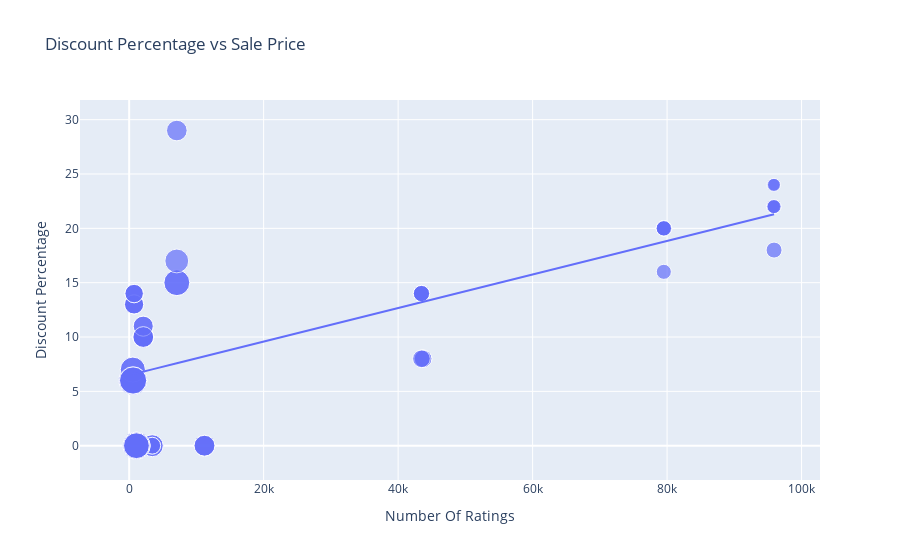

Notebook code for this chart:
### Code cell
figure = px.scatter(data_frame = data, x = 'Number Of Ratings', y = 'Discount Percentage' , size = 'Sale Price', trendline = 'ols', title = 'Discount Percentage vs Sale Price')
print(figure.show())

### Figure 1 — Plotly figure (JSON) as saved in the notebook; plotly's stock layout.template omitted (floating-point values rounded to 4 significant figures)
{"data": [{"hovertemplate": "Number Of Ratings=%{x}<br>Discount Percentage=%{y}<br>Sale Price=%{marker.size}<extra></extra>", "legendgroup": "", "marker": {"color": "#636efa", "size": [49900, 84900, 84900, 77000, 77000, 49900, 49900, 77000, 89900, 41999, 39999, 41999, 41999, 41999, 131900, 117100, 131900, 117100, 74999, 117900, 117100, 117900, 99900, 44999, 140900, 130900, 64900, 120900, 59900, 75900, 110900, 130900, 120900, 64900, 64900, 75900, 75900, 120900, 59900, 120900, 75900, 140900, 70900, 70900, 75900, 59900, 110900, 120900, 130900, 130900, 54999, 54999, 29999, 34999, 34999, 34999, 54999, 29999, 46999, 46999, 46999, 46999], "sizemode": "area", "sizeref": 352.2, "symbol": "circle"}, "mode": "markers", "name": "", "orientation": "v", "showlegend": false, "type": "scatter", "x": [3431, 3431, 3431, 11202, 11202, 3431, 3431, 11202, 1454, 79512, 79512, 79582, 79512, 79512, 1078, 1078, 1078, 1078, 7088, 7088, 1078, 7088, 7081, 95909, 542, 580, 740, 545, 740, 2101, 545, 580, 580, 730, 730, 2101, 2101, 580, 740, 580, 2092, 545, 2101, 2092, 2101, 740, 545, 580, 580, 580, 43707, 43707, 95807, 95909, 95807, 95909, 43470, 95909, 43470, 43470, 43470, 43470], "xaxis": "x", "y": [0, 0, 0, 0, 0, 0, 0, 0, 0, 20, 16, 20, 20, 20, 0, 0, 0, 0, 29, 15, 0, 15, 17, 18, 6, 6, 13, 6, 14, 10, 7, 6, 6, 13, 13, 10, 10, 6, 14, 6, 10, 6, 11, 11, 10, 14, 7, 6, 6, 6, 8, 8, 24, 22, 22, 22, 8, 24, 14, 14, 14, 14], "yaxis": "y"}, {"hovertemplate": "<b>OLS trendline</b><br>Discount Percentage = 0.000154292 * Number Of Ratings + 6.49233<br>R<sup>2</sup>=0.468988<br><br>Number Of Ratings=%{x}<br>Discount Percentage=%{y} <b>(trend)</b><extra></extra>", "legendgroup": "", "marker": {"color": "#636efa", "symbol": "circle"}, "mode": "lines", "name": "", "showlegend": false, "type": "scatter", "x": [542, 545, 545, 545, 545, 580, 580, 580, 580, 580, 580, 580, 580, 730, 730, 740, 740, 740, 740, 1078, 1078, 1078, 1078, 1078, 1454, 2092, 2092, 2101, 2101, 2101, 2101, 2101, 3431, 3431, 3431, 3431, 3431, 7081, 7088, 7088, 7088, 11202, 11202, 11202, 43470, 43470, 43470, 43470, 43470, 43707, 43707, 79512, 79512, 79512, 79512, 79582, 95807, 95807, 95909, 95909, 95909, 95909], "xaxis": "x", "y": [6.576, 6.576, 6.576, 6.576, 6.576, 6.582, 6.582, 6.582, 6.582, 6.582, 6.582, 6.582, 6.582, 6.605, 6.605, 6.607, 6.607, 6.607, 6.607, 6.659, 6.659, 6.659, 6.659, 6.659, 6.717, 6.815, 6.815, 6.816, 6.816, 6.816, 6.816, 6.816, 7.022, 7.022, 7.022, 7.022, 7.022, 7.585, 7.586, 7.586, 7.586, 8.221, 8.221, 8.221, 13.2, 13.2, 13.2, 13.2, 13.2, 13.24, 13.24, 18.76, 18.76, 18.76, 18.76, 18.77, 21.27, 21.27, 21.29, 21.29, 21.29, 21.29], "yaxis": "y"}], "layout": {"legend": {"itemsizing": "constant", "tracegroupgap": 0}, "title": {"text": "Discount Percentage vs Sale Price"}, "xaxis": {"anchor": "y", "domain": [0, 1], "title": {"text": "Number Of Ratings"}}, "yaxis": {"anchor": "x", "domain": [0, 1], "title": {"text": "Discount Percentage"}}}}
